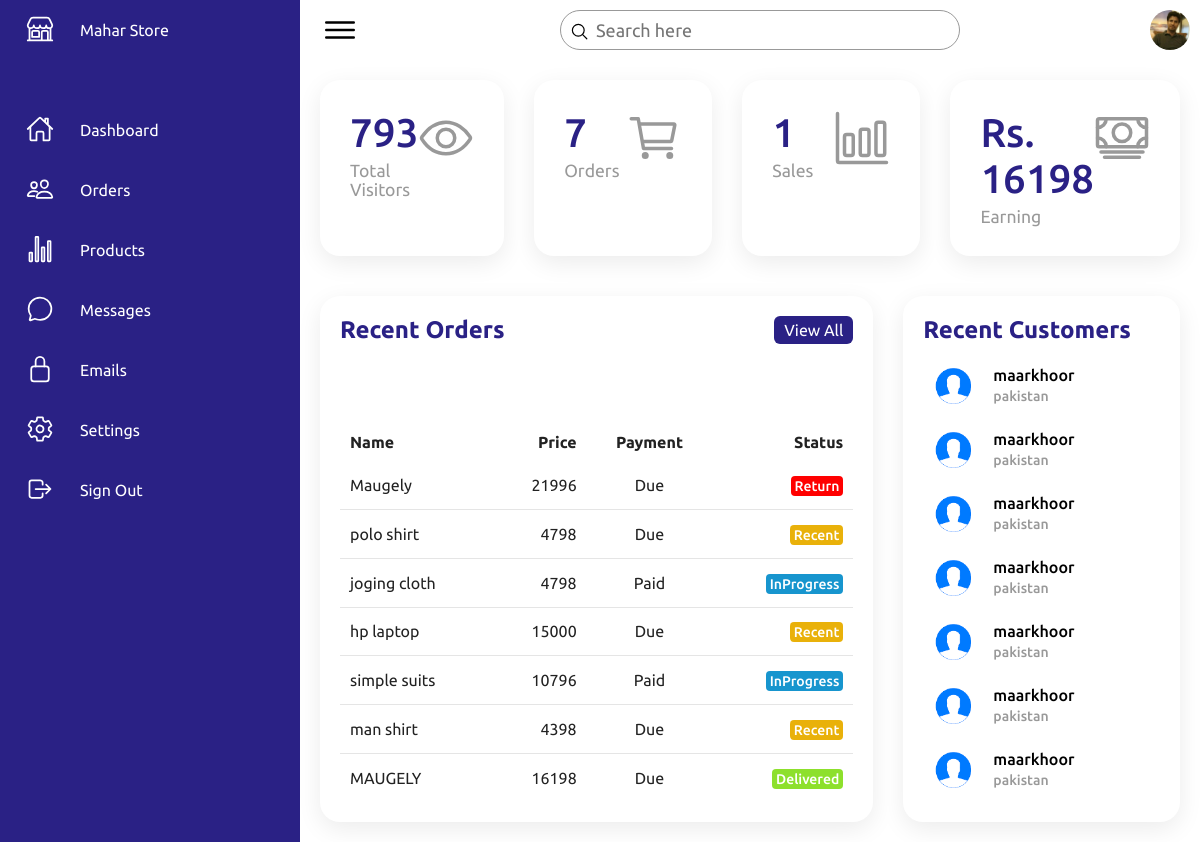
The app's page /admino/home.php (signed in) with its own data.
### tables this page shows
CREATE TABLE `store_stngs` (
  `id` int(11) NOT NULL,
  `name` varchar(100) NOT NULL DEFAULT 'admin',
  `pass` varchar(50) NOT NULL DEFAULT '786',
  `profile` varchar(100) NOT NULL DEFAULT 'no',
  `bell` varchar(100) NOT NULL DEFAULT 'anounce soon',
  `ntitle` varchar(50) NOT NULL DEFAULT 'mahastore',
  `ndesc` varchar(250) NOT NULL DEFAULT 'soon',
  `vpay_page` varchar(20) NOT NULL DEFAULT 'bydirect',
  `email` varchar(100) NOT NULL DEFAULT 'maarkhoor5@gmail.com',
  `t_visitor` int(250) NOT NULL DEFAULT '0',
  `logo` varchar(150) NOT NULL DEFAULT '0',
  `headbgimg` varchar(200) NOT NULL DEFAULT '0',
  `baner1` varchar(150) NOT NULL DEFAULT '0',
  `shoesbg` varchar(200) NOT NULL DEFAULT '0',
  `voucherv0` int(2) NOT NULL DEFAULT '0',
  `acc_holder_name` varchar(30) NOT NULL DEFAULT 'Admin',
  `acc_number` varchar(50) NOT NULL DEFAULT '0'
);

CREATE TABLE `c_orders` (
  `id` int(250) NOT NULL,
  `orderid` varchar(150) NOT NULL DEFAULT '0',
  `cname` varchar(100) NOT NULL DEFAULT '0',
  `cemail` varchar(100) NOT NULL DEFAULT '0',
  `cphone` varchar(100) NOT NULL DEFAULT '0',
  `item_name` varchar(100) NOT NULL DEFAULT '0',
  `item_img` varchar(150) NOT NULL DEFAULT '0',
  `item_size` varchar(100) NOT NULL DEFAULT '0',
  `item_price` float NOT NULL DEFAULT '0',
  `item_quantity` int(10) NOT NULL DEFAULT '0',
  `total_price` float NOT NULL DEFAULT '0',
  `tr_id` varchar(250) NOT NULL DEFAULT '0',
  `payby` varchar(30) NOT NULL DEFAULT 'Tr_id',
  `payments_paid` varchar(50) NOT NULL DEFAULT 'Due',
  `shipping_statues` varchar(50) NOT NULL DEFAULT 'Recent',
  `cmsg` varchar(250) NOT NULL DEFAULT '0',
  `country` varchar(50) NOT NULL DEFAULT '0',
  `city` varchar(50) NOT NULL DEFAULT '0',
  `postal_code` int(20) NOT NULL DEFAULT '0',
  `address` varchar(180) NOT NULL DEFAULT '0',
  `ip_address` varchar(100) NOT NULL DEFAULT '0',
  `order_time` timestamp NOT NULL DEFAULT CURRENT_TIMESTAMP
);

### admino/home.php (the view, shortened to what this page needs)
<?php
include '../config.php';
$totlordrs = mysqli_query($db,"SELECT count(id) as totlordrs FROM c_orders");
$totlordrsf=mysqli_fetch_assoc($totlordrs);
$totlordrs = $totlordrsf['totlordrs'];
$totldlivrds = mysqli_query($db,"SELECT count(shipping_statues) as totldlivrd FROM c_orders WHERE shipping_statues = 'Delivered'");
$totldlivrdsf=mysqli_fetch_assoc($totldlivrds);
$totldlivrd = $totldlivrdsf['totldlivrd'];
$totlerning = mysqli_query($db,"SELECT sum(total_price) as totlerning FROM c_orders WHERE shipping_statues = 'Delivered'");
$totlerningf=mysqli_fetch_assoc($totlerning);
$totlerning = $totlerningf['totlerning'];
$v_stngs = "SELECT * FROM `store_stngs` WHERE id = 1";
$v_stngsq =mysqli_query($db,$v_stngs);
$v_stngsf = mysqli_fetch_array($v_stngsq);
$t_visitor = $v_stngsf['t_visitor'];
$profile = $v_stngsf['profile'];
?>
<!DOCTYPE html>
<html lang="en">
<head>
    <link rel="stylesheet" href="assets/css/style.css">
</head>
<body>
    <div class="container">
      <? include 'header.php'; ?>
        <div class="main">
            <div class="topbar">
                <div class="toggle">
                    <ion-icon name="menu-outline"></ion-icon>
                </div>
                <div class="search">
                    <label>
                        <input type="text" placeholder="Search here">
                        <ion-icon name="search-outline"></ion-icon>
                    </label>
                </div>
                <div class="user">
                  <img src="assets/imgs/<? echo $profile; ?>">
                </div>
            </div>
            <div class="cardBox">
                <div class="card">
                    <div>
                        <div class="numbers"><? echo $t_visitor; ?></div>
                        <div class="cardName">Total Visitors</div>
                    </div>
                    <div class="iconBx">
                        <ion-icon name="eye-outline"></ion-icon>
                    </div>
                </div>
                <div class="card">
                    <div>
                        <div class="numbers"><?echo $totlordrs; ?></div>
                        <div class="cardName">Orders</div>
                    </div>
                    <div class="iconBx">
                        <ion-icon name="cart-outline"></ion-icon>
                    </div>
                </div>
                <div class="card">
                    <div>
                        <div class="numbers"><? echo $totldlivrd; ?></div>
                        <div class="cardName">Sales</div>
                    </div>
                    <div class="iconBx">
                        <ion-icon name="bar-chart-outline"></ion-icon>
                    </div>
                </div>
                <div class="card">
                    <div>
                        <div class="numbers">Rs. <? echo $totlerning; ?></div>
                        <div class="cardName">Earning</div>
                    </div>
                    <div class="iconBx">
                        <ion-icon name="cash-outline"></ion-icon>
                    </div>
                </div>
            </div>
<div class="details">
<div class="recentOrders">
    <div class="cardHeader">
        <h2>Recent Orders</h2>
        <a href="orderlists.php" class="btn">View All</a>
    </div>
    <table>
        <thead>
            <tr>
                <td>Name</td>
                <td>Price</td>
                <td>Payment</td>
                <td>Status</td>
            </tr>
        </thead>
     <tbody>
<?
 $vrcntablbtn = "SELECT * FROM `c_orders`   ORDER BY id DESC LIMIT 8";
 $vrcntablbtnq = mysqli_query($db,$vrcntablbtn);
 while($vrcntbltab= mysqli_fetch_assoc($vrcntablbtnq)){
 ?>
  <tr>
      <td><? echo $vrcntbltab['item_name']; ?></td>
      <td><? echo $vrcntbltab['total_price']; ?></td>
      <td><? echo $vrcntbltab['payments_paid']; ?></td>
      <td><span class="status
<? if($vrcntbltab['shipping_statues'] == 'Delivered'){ echo 'delivered'; }else if($vrcntbltab['shipping_statues'] == 'InProgress'){ echo 'inProgress'; }else if($vrcntbltab['shipping_statues'] == 'Return'){ echo 'return'; }else if ($vrcntbltab['shipping_statues'] == 'Recent'){ echo 'pending'; } ?>">
   <? echo $vrcntbltab['shipping_statues']; ?></span></td>
  </tr>
<? } ?>
     </tbody>
  </table>
</div>
                <div class="recentCustomers">
                    <div class="cardHeader">
                        <h2>Recent Customers</h2>
                    </div>
                    <table>
<?
 $vrcntablbtn = "SELECT * FROM `c_orders`   ORDER BY id DESC LIMIT 8";
 $vrcntablbtnq = mysqli_query($db,$vrcntablbtn);
 while($vrcntbltab= mysqli_fetch_assoc($vrcntablbtnq)){
 ?>
<tr>
<td width="60px">
<div class="imgBx"><img src="assets/imgs/profimg.png" alt=""></div>
</td>
<td>
<h4><? echo $vrcntbltab['cname']; ?> <br> <span><? echo $vrcntbltab['country']; ?></span></h4>
</td>
</tr>
<? } ?>
                    </table>
                </div>
            </div>
        </div>
    </div>
</body>
</html>

### admino/header.php (shortened to what this page needs)
<?php
include '../config.php';
$v_stngs = "SELECT * FROM `store_stngs` WHERE id = 1";
$v_stngsq =mysqli_query($db,$v_stngs);
$v_stngsf = mysqli_fetch_array($v_stngsq);
$title = $v_stngsf['ntitle'];
?>
        <div class="navigation">
            <ul>
                <li>
                    <a href="home.php">
                        <span class="icon">
  <ion-icon name="storefront-outline"></ion-icon>
           </span>
   <span class="title"><? echo $title; ?></span>
                    </a>
                </li>
                <li>
                    <a href="home.php">
                        <span class="icon">
                            <ion-icon name="home-outline"></ion-icon>
                        </span>
                        <span class="title">Dashboard</span>
                    </a>
                </li>
                <li>
                    <a href="orderlists.php">
                        <span class="icon">
                            <ion-icon name="people-outline"></ion-icon>
                        </span>
                        <span class="title"> Orders </span>
                    </a>
                </li>
                <li>
                    <a href="items.php">
                        <span class="icon">
<ion-icon name="stats-chart-outline"></ion-icon>
                        </span>
               <span class="title"> Products</span>
                    </a>
                </li>
                <li>
                    <a href="msgs.php">
                        <span class="icon">
                            <ion-icon name="chatbubble-outline"></ion-icon>
                        </span>
                        <span class="title">Messages</span>
                    </a>
                </li>
                <li>
                    <a href="mails.php">
                        <span class="icon">
                            <ion-icon name="lock-closed-outline"></ion-icon>
                        </span>
                        <span class="title"> Emails </span>
                    </a>
                </li>
                <li>
                    <a href="settings.php">
                        <span class="icon">
                            <ion-icon name="settings-outline"></ion-icon>
                        </span>
                        <span class="title">Settings</span>
                    </a>
                </li>
                <li>
                    <a href="logout.php">
                        <span class="icon">
                            <ion-icon name="log-out-outline"></ion-icon>
                        </span>
                        <span class="title">Sign Out</span>
                    </a>
                </li>
            </ul>
        </div>

### records on screen
store_stngs: ntitle "Mahar Store", profile (picture), t_visitor "793"
c_orders: item_name "Maugely", total_price "21996", payments_paid "Due", shipping_statues "Return", cname "maarkhoor", country "pakistan"
c_orders: item_name "polo shirt", total_price "4798", payments_paid "Due", shipping_statues "Recent", cname "maarkhoor", country "pakistan"
c_orders: item_name "joging cloth", total_price "4798", payments_paid "Paid", shipping_statues "InProgress", cname "maarkhoor", country "pakistan"
c_orders: item_name "hp laptop", total_price "15000", payments_paid "Due", shipping_statues "Recent", cname "maarkhoor", country "pakistan"
c_orders: item_name "simple suits", total_price "10796", payments_paid "Paid", shipping_statues "InProgress", cname "maarkhoor", country "pakistan"
c_orders: item_name "man shirt", total_price "4398", payments_paid "Due", shipping_statues "Recent", cname "maarkhoor", country "pakistan"
c_orders: item_name "MAUGELY", total_price "16198", payments_paid "Due", shipping_statues "Delivered", cname "maarkhoor", country "pakistan"

### other values on screen
$totlordrs "7"
$totldlivrd "1"
$totlerning "16198"
